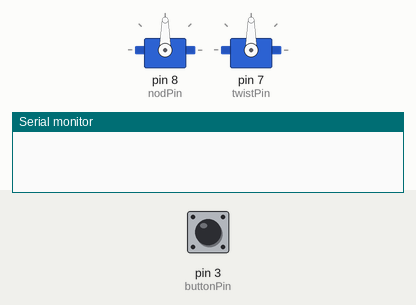
A sketch run on a simulated Arduino Uno, built with avr-gcc and run on an emulated ATmega328P. Parts: 2 × servo, the last lines printed to the serial monitor. The test bench sets the inputs (shaded band); at power-on: pin 3 (buttonPin) LOW. Random numbers use the default seed unless the sketch sets one.

Above: at 2.6 s.
2.7 s: pin 3 (buttonPin) pulled HIGH for 0.15 s
At 3.1 s:
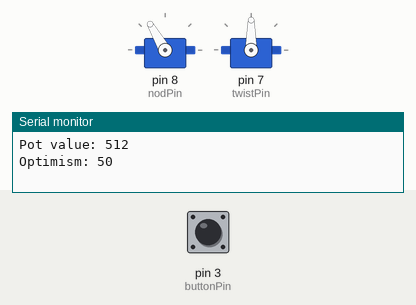
At 4.21 s:
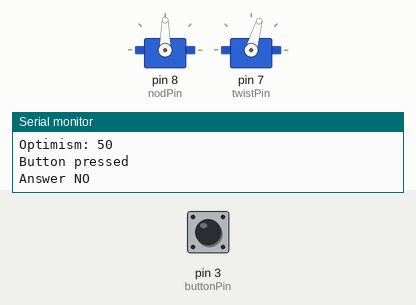
Timing chart, 0 to 11.6 s (numbered marks = the images above; inputs shaded):
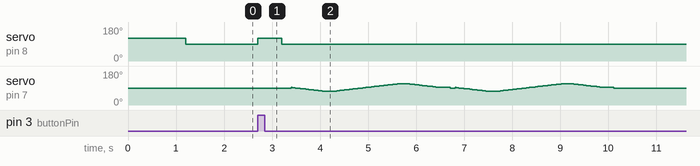

The sketch:

anomatronic_00.ino
```cpp
#include <Servo.h>

Servo nodder;
Servo twister;

const int nodPin = 8;
const int twistPin = 7;
const int buttonPin = 3;
const int ledPin = 10;
const int potPin = A1;

const int WAITING = 0;
const int SAYING = 1;
volatile int Optimism = 60; //percents
volatile int headState = WAITING;


void setup()
{

nodder.attach(nodPin);
twister.attach(twistPin);
nodder.write(120);
//twister.write(70);
delay(1200);
nodder.write(120);
//twister.write(90);
//delay(1000);
nodder.write(90);
//twister.write(90);
delay(200);
digitalWrite(ledPin, HIGH);

pinMode(buttonPin, INPUT);
//digitalWrite(buttonPin, HIGH);
attachInterrupt(1,bpress, RISING);
Serial.begin(9600);
nodder.detach();
twister.detach();
randomSeed (analogRead(0));


}

void loop()
{

delay(100);
if (headState == SAYING){
  int pv = analogRead(potPin);
  Optimism = map(pv, 0, 1023, 0, 100);
  Serial.print("Pot value: ");
  Serial.println(pv);
  Serial.print("Optimism: ");
  Serial.println(Optimism, DEC);

  nodder.attach(nodPin);
  twister.attach(twistPin);
  digitalWrite(ledPin, LOW);

  //twister.write(random(70,110));
  nodder.write(120);
  delay(500);
  //twister.write(90);
  //delay(300);
  nodder.write(90);
  delay(200);

  Serial.println("Button pressed");

  int Answer = random(0,100);
  int Emotion = random(1,4);

  if (Answer<Optimism){
    //YES
    Serial.println("Answer YES");
    for (int i=1; i<=Emotion ; i++){
//      for(int pos=1500 ; pos>=1100 ; pos--){
//        nodder.writeMicroseconds(pos);
//        delay(5);
//      }
//       for(int pos=1100 ; pos<=1500 ; pos+=2){
//        nodder.write(pos);
//        delay(20);
//      }
//
      nodder.write(140);
      delay(500);
      nodder.write(90);
      delay(500);
    }


  }else{
    //NOT YES
    Serial.println("Answer NO");
    for (int i=1; i<=Emotion ; i++){
      for (int e=1500; e>=1300;e=e-6){
      twister.writeMicroseconds(e);
      //float dt = sin((1500-e)/1500);
      delay(20);
      }
      delay(200);
      for (int e=1300; e<=1700;e=e+6){
      twister.writeMicroseconds(e);
      //float dt = sin((1600-e)/1600);
      delay(20);
      }
      delay(200);
      for (int e=1700; e>=1500;e=e-6){
      twister.writeMicroseconds(e);
      //float dt = sin((e-1500)/1500);
      delay(20);
      }
      delay(200);
      twister.write(90);
      //twister.write(70);
      delay(100);
      //twister.write(110);
      //delay(500);
      //delay(200);
    }
    twister.write(90);
    delay(200);
  }
  twister.detach();
  nodder.detach();
  headState = WAITING;
  digitalWrite(ledPin, HIGH);

}


}

//Generally one is recommended to keep ISR routines as simple
//and short as possible, calling other functions from inside
//a ISR is not recommended practice. Just test or input for some
//condition and set a global volatile variable or flag and let
//the main loop check that variable or flag and do the actual
//action you require.

void bpress(){
headState = SAYING;
}

void nod(){
  //noInterrupts();
  Serial.println("press");
  nodder.write(90);
  delayMicroseconds(1000);
  nodder.write(130);
  delayMicroseconds(200);
  nodder.write(90);
  headState = WAITING;
  //interrupts();


}
```
